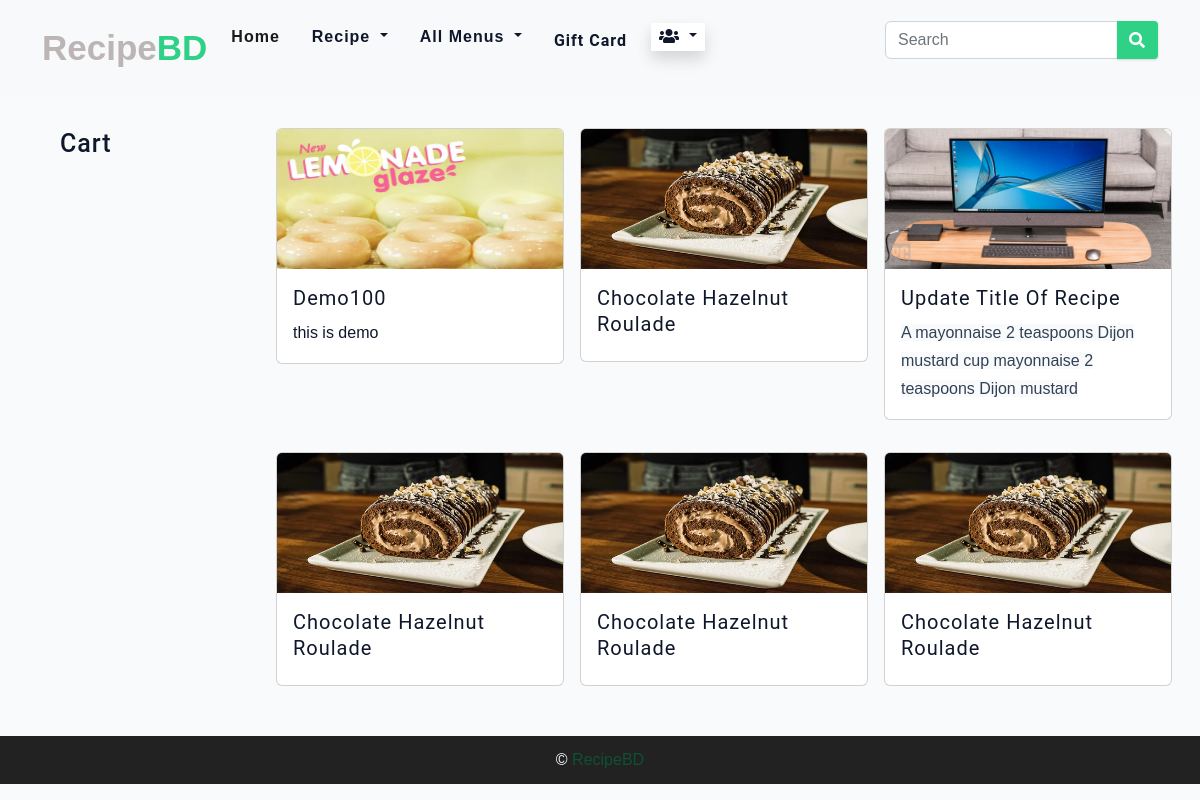
Page /Registered User/my-favorite.php (signed in) on the committed database.
### tables this page shows
CREATE TABLE `favorite` (
  `id` int(11) NOT NULL,
  `user_id` varchar(110) NOT NULL,
  `recipe_id` varchar(110) NOT NULL
);

CREATE TABLE `recipe` (
  `id` int(11) NOT NULL,
  `title` varchar(200) NOT NULL,
  `description` varchar(360) NOT NULL,
  `Prep Time` int(11) NOT NULL,
  `Cooking Time` int(11) NOT NULL,
  `Serving` int(11) NOT NULL,
  `Instructions` varchar(2000) NOT NULL,
  `tag` varchar(100) NOT NULL,
  `category` varchar(200) NOT NULL,
  `ingredient` varchar(2000) NOT NULL,
  `image` varchar(500) NOT NULL,
  `calories` varchar(100) DEFAULT NULL,
  `cholesterol` varchar(110) DEFAULT NULL,
  `sodium` varchar(110) DEFAULT NULL,
  `protein` varchar(100) DEFAULT NULL,
  `fat` varchar(100) DEFAULT NULL,
  `status` varchar(50) NOT NULL DEFAULT '1'
);

### Registered User/my-favorite.php (the view, shortened to what this page needs)
<?php include('header.php'); ?>
    <main class="page">
      <section class="recipes-container">
        <div class="tags-container">
          <h4>Cart</h4>
        </div>
        <div class="recipes-list">
          <?php
$card_query = "SELECT i.description,i.title,i.image,m.id FROM favorite m INNER JOIN recipe i ON m.recipe_id = i.id";
$card_run_query = mysqli_query($conn, $card_query);
while($view = mysqli_fetch_assoc($card_run_query)){
?>
          <div class="row">
             <div class="col-lg-4">
              <div class="card" style="width: 18rem;">
                   <img src="../admin/<?php echo $view['image']; ?>" class="card-img-top"
                   style="height:140px;" alt="...">
                        <div class="card-body">
                         <h5 class="card-title"><?php echo $view['title']; ?></h5>
                       <p class="card-text"><?php echo $view['description']; ?></p>
                     </div>
                   </div>
               </div>
         </div>
<?php }?>
        </div>
      </section>
    </main>
<?php include("footer.php"); ?>

### Registered User/main.css (style rules this page uses)
html { font-size: 100%; }
:root { --primary-100: #e2e0ff; --primary-200: #c1beff; --primary-300: #a29dff; --primary-400: #837dff; --primary-500: #645cff; --primary-600: #504acc; --primary-700: #3c3799; --primary-800: #282566; --primary-900: #141233; --grey-50: #f8fafc; --grey-100: #f1f5f9; --grey-200: #e2e8f0; --grey-300: #cbd5e1; --grey-400: #94a3b8; --grey-500: #64748b; --grey-600: #475569; --grey-700: #334155; --grey-800: #1e293b; --grey-900: #0f172a; --black: #222; --white: #fff; --red-light: #f8d7da; --red-dark: #842029; --green-light: #d1e7dd; --green-dark: #0f5132; --headingFont: "Roboto", sans-serif; --bodyFont: "Nunito", sans-serif; --smallText: 0.7em; --backgroundColor: var(--grey-50); --textColor: var(--grey-900); --borderRadius: 0.25rem; --letterSpacing: 1px; --transition: 0.3s ease-in-out all; --max-width: 1120px; --fixed-width: 600px; --shadow-1: 0 1px 3px 0 rgba(0, 0, 0, 0.1), 0 1px 2px 0 rgba(0, 0, 0, 0.06); --shadow-2: 0 4px 6px -1px rgba(0, 0, 0, 0.1), 0 2px 4px -1px rgba(0, 0, 0, 0.06); --shadow-3: 0 10px 15px -3px rgba(0, 0, 0, 0.1), 0 4px 6px -2px rgba(0, 0, 0, 0.05); --shadow-4: 0 20px 25px -5px rgba(0, 0, 0, 0.1), 0 10px 10px -5px rgba(0, 0, 0, 0.04); }
body { background: var(--backgroundColor); font-family: var(--bodyFont); font-weight: 400; line-height: 1.75; color: var(--textColor); }
p { margin-top: 0; margin-bottom: 1.5rem; max-width: 40em; }
h1, h2, h3, h4, h5 { margin: 0; margin-bottom: 1.38rem; font-family: var(--headingFont); font-weight: 400; line-height: 1.3; text-transform: capitalize; letter-spacing: var(--letterSpacing); }
h4 { font-size: 1.563rem; }
h5 { font-size: 1.25rem; }
::placeholder { font-family: inherit; color: var(--grey-400); }
.page { width: 90vw; max-width: var(--max-width); margin: 0 auto; }
.page { padding-top: 2rem; min-height: calc(100vh - (6rem + 4rem)); }
.recipes-container { display: grid; gap: 2rem 1rem; }
.recipes-list { display: grid; gap: 2rem 1rem; padding-bottom: 3rem; }
.tags-container { order: 1; display: flex; flex-direction: column; padding-bottom: 3rem; }
.tags-container h4 { margin-bottom: 0.5rem; font-weight: 500; }
@media screen and (min-width: 576px) { .recipes-list { grid-template-columns: 1fr 1fr; } }
@media screen and (min-width: 992px) { .recipes-container { grid-template-columns: 200px 1fr; gap: 1rem; } }
@media screen and (min-width: 992px) { .recipes-list { grid-template-columns: 1fr 1fr; } }
@media screen and (min-width: 992px) { .tags-container { order: 0; } }
@media screen and (min-width: 1200px) { .recipes-list { grid-template-columns: 1fr 1fr 1fr; } }

### rows in the picture
favorite: recipe.image (picture), recipe.title "Demo100", recipe.description "this is demo"
favorite: recipe.image (picture), recipe.title "Chocolate Hazelnut Roulade"
favorite: recipe.image (picture), recipe.title "Update Title Of Recipe", recipe.description "A mayonnaise 2 teaspoons Dijon mustard cup mayonnaise 2 teaspoons Dijon mustard"
favorite: recipe.image (picture), recipe.title "Chocolate Hazelnut Roulade"
favorite: recipe.image (picture), recipe.title "Chocolate Hazelnut Roulade"
favorite: recipe.image (picture), recipe.title "Chocolate Hazelnut Roulade"
